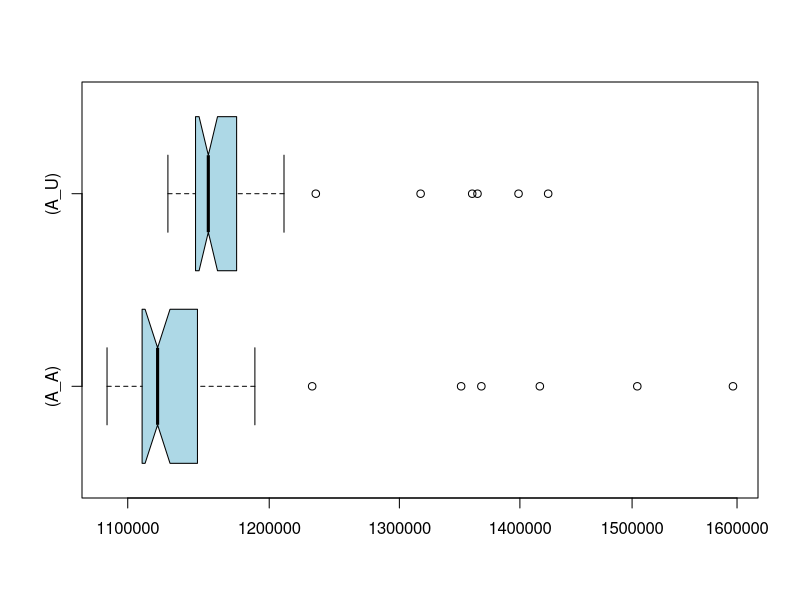

The R source for this figure:
if (exists("A_A")) remove("A_A")
if (exists("A_U")) remove("A_U")
if (exists("C_A")) remove("C_A")
if (exists("C_U")) remove("C_U")
A_U<-c(1182232,1156770,1133437,1167051,1359540,1148601,1234864,1148071,1144555,1145740,1363963,1195377,1142742,1130735,1153478,1157174,1160227,1154200,1154841,1151504,1157318,1162764,1137595,1398837,1183413,1154304,1127514,1149914,1131895,1141216,1161364,1140322,1130500,1176180,1151594,1163066,1424561,1183057,1210954,1151066,1168617,1154994,1146834,1180035,1170187,1142286,1168589,1151848,1160975,1317086)
A_A<-c(1350311,1115752,1114233,1105301,1176000,1178992,1504808,1101198,1096636,1111998,1596002,1157943,1124872,1132791,1124216,1113716,1119135,1100102,1109767,1112832,1124129,1130957,1130870,1232110,1148191,1109850,1124031,1107352,1099183,1101740,1086090,1102199,1109193,1124477,1367216,1110293,1189466,1417283,1131342,1113580,1109372,1145339,1109838,1121652,1148827,1122215,1114523,1160744,1108441,1114533)
if (exists("A_U")) boxplot.stats(A_U)
if (exists("A_A")) boxplot.stats(A_A)
if (exists("C_U")) boxplot.stats(C_U)
if (exists("C_A")) boxplot.stats(C_A)
if (exists("A_U")) summary(A_U)
if (exists("A_A")) summary(A_A)
if (exists("C_U")) summary(C_U)
if (exists("C_A")) summary(C_A)
if (exists("A_U")) boxplot(A_A,A_U,col="lightblue",horizontal=TRUE,log="x",match=TRUE,names=c("(A_A)","(A_U)"),notch=TRUE)
if (exists("C_U")) boxplot(C_A,C_U,col="lightblue",horizontal=TRUE,log="x",match=TRUE,names=c("(C_A)","(C_U)"),notch=TRUE)
